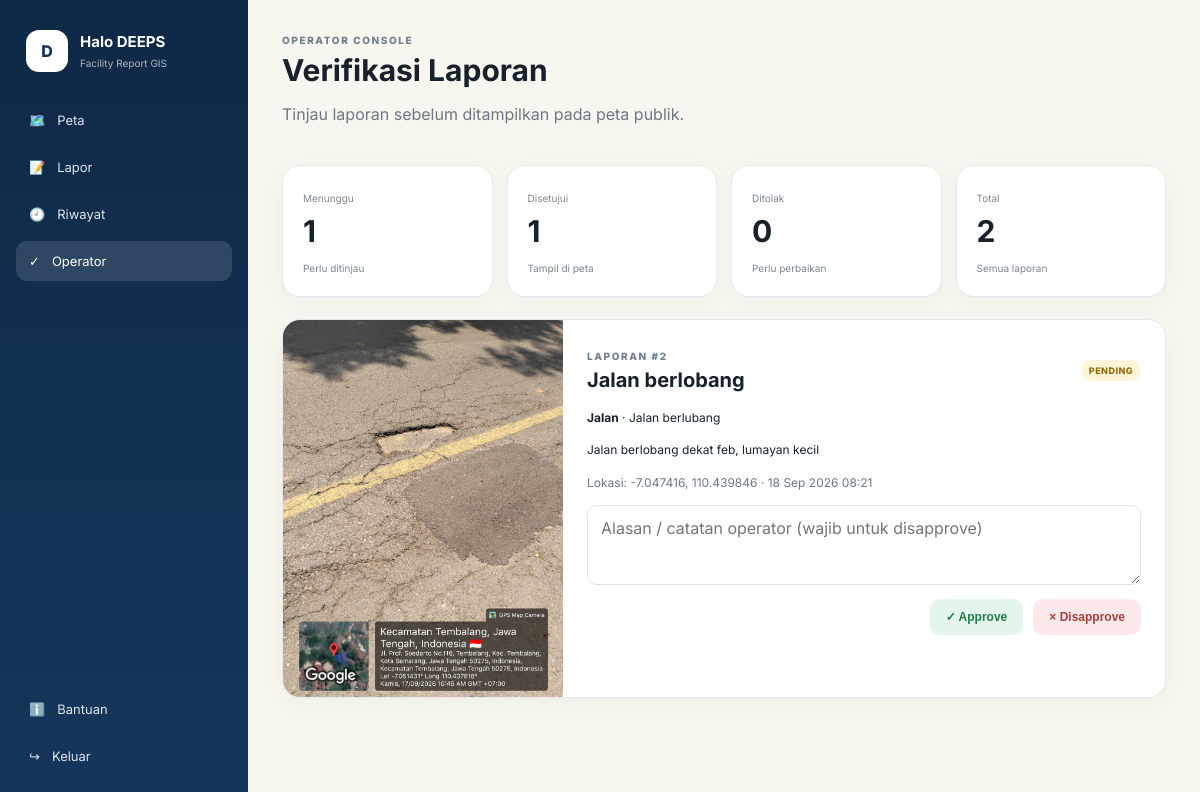
The app's page /operator (signed in) with its own data.
### app.py (models this page shows)
class Report(db.Model):
    id = db.Column(db.Integer, primary_key=True)
    title = db.Column(db.String(180), nullable=False)
    category = db.Column(db.String(50), nullable=False)
    damage_type = db.Column(db.String(120), nullable=False)
    description = db.Column(db.Text, nullable=False)
    latitude = db.Column(db.Float, nullable=False)
    longitude = db.Column(db.Float, nullable=False)
    photo = db.Column(db.String(255), nullable=True)
    status = db.Column(db.String(30), default="pending")  # pending/approved/disapproved
    operator_reason = db.Column(db.Text, nullable=True)
    created_at = db.Column(db.DateTime, default=datetime.utcnow)
    reviewed_at = db.Column(db.DateTime, nullable=True)
    user_id = db.Column(db.Integer, db.ForeignKey("user.id"), nullable=False)

### app.py (the view)
@app.route("/operator")
@operator_required
def operator_dashboard():
    pending = Report.query.filter_by(status="pending").order_by(Report.created_at.asc()).all()
    stats = {
        "pending": Report.query.filter_by(status="pending").count(),
        "approved": Report.query.filter_by(status="approved").count(),
        "disapproved": Report.query.filter_by(status="disapproved").count(),
        "total": Report.query.count(),
    }
    return render_template("operator.html", pending=pending, stats=stats)

### app.py (called while the page is built)
@login_manager.user_loader
def load_user(user_id):
    return db.session.get(User, int(user_id))

def operator_required(fn):
    @wraps(fn)
    @login_required
    def wrapper(*args, **kwargs):
        if current_user.role != "operator":
            flash("Halaman ini khusus operator.", "error")
            return redirect(url_for("map_page"))
        return fn(*args, **kwargs)
    return wrapper

@app.context_processor
def inject_globals():
    return {"categories": CATEGORIES}

### templates/operator.html
{% extends "base.html" %}{% block title %}Operator · Halo DEEPS{% endblock %}
{% block content %}
<div class="page-head"><div><div class="section-kicker">OPERATOR CONSOLE</div><h1>Verifikasi Laporan</h1><p class="muted">Tinjau laporan sebelum ditampilkan pada peta publik.</p></div></div>
<div class="stat-grid">
  <div class="stat-card"><span>Menunggu</span><strong>{{stats.pending}}</strong><small>Perlu ditinjau</small></div>
  <div class="stat-card"><span>Disetujui</span><strong>{{stats.approved}}</strong><small>Tampil di peta</small></div>
  <div class="stat-card"><span>Ditolak</span><strong>{{stats.disapproved}}</strong><small>Perlu perbaikan</small></div>
  <div class="stat-card"><span>Total</span><strong>{{stats.total}}</strong><small>Semua laporan</small></div>
</div>
<div class="operator-list">
{% for r in pending %}
<article class="review-card">
  <div class="review-media">{% if r.photo %}<img src="{{url_for('uploaded_file', filename=r.photo)}}" alt="Foto">{% else %}<div class="photo-empty">No photo</div>{% endif %}</div>
  <div class="review-content">
    <div class="row-between"><div><span class="section-kicker">LAPORAN #{{r.id}}</span><h2>{{r.title}}</h2></div><span class="badge pending">Pending</span></div>
    <p><strong>{{r.category}}</strong> · {{r.damage_type}}</p><p>{{r.description}}</p>
    <p class="muted">Lokasi: {{'%.6f'|format(r.latitude)}}, {{'%.6f'|format(r.longitude)}} · {{r.created_at.strftime('%d %b %Y %H:%M')}}</p>
    <form method="post" action="{{url_for('review_report', report_id=r.id)}}" class="review-form">
      <textarea name="reason" placeholder="Alasan / catatan operator (wajib untuk disapprove)"></textarea>
      <div class="review-actions"><button name="decision" value="approved" class="btn approve">✓ Approve</button><button name="decision" value="disapproved" class="btn reject">× Disapprove</button></div>
    </form>
  </div>
</article>
{% else %}<div class="empty-card">Semua laporan sudah ditinjau. Tidak ada antrean.</div>{% endfor %}
</div>
{% endblock %}

### static/style.css (style rules this page uses)
:root { --navy:#15365b;--navy2:#0e2946;--cream:#f7f7ef;--ink:#17212b;--muted:#6c7885;--line:#e6e9ed;--white:#fff;--red:#d95c5c;--green:#3aa76d;--yellow:#e6ad2e;--shadow:0 12px 35px rgba(20,43,68,.09) }
* { box-sizing:border-box }
body { margin:0;font-family:Inter,system-ui,sans-serif;background:var(--cream);color:var(--ink) }
.section-kicker { font-size:10px;font-weight:800;letter-spacing:.16em;color:#6f7f8f }
.muted { color:var(--muted) }
input,select,textarea { width:100%;border:1px solid #dfe4e9;border-radius:10px;padding:12px 13px;font:inherit;background:#fff;outline:none }
textarea { resize:vertical }
.btn { border:0;border-radius:10px;padding:11px 16px;font-weight:700;font-size:12px;cursor:pointer;display:inline-flex;align-items:center;justify-content:center;gap:8px }
.row-between { display:flex;justify-content:space-between;gap:15px;align-items:center }
.page-head { display:flex;justify-content:space-between;gap:20px;align-items:flex-end;margin-bottom:25px }
.page-head h1 { font-size:30px;margin:6px 0 }
.map-panel,.latest-panel,.form-card,.stat-card,.review-card,.empty-card { background:#fff;border:1px solid var(--line);border-radius:18px;box-shadow:0 6px 22px rgba(20,43,68,.04) }
.badge { font-size:9px;font-weight:800;text-transform:uppercase;letter-spacing:.05em;border-radius:99px;padding:5px 8px;display:inline-block }
.badge.pending { background:#fff4d7;color:#956b0d }
.stat-grid { display:grid;grid-template-columns:repeat(4,1fr);gap:14px;margin-bottom:22px }
.stat-card { padding:20px }
.stat-card span,.stat-card small { font-size:10px;color:#7d8790 }
.stat-card strong { display:block;font-size:30px;margin:7px 0 }
.operator-list { display:grid;gap:16px }
.review-card { display:grid;grid-template-columns:280px 1fr;overflow:hidden }
.review-media { min-height:280px;background:#eef1f3 }
.review-media img { width:100%;height:100%;object-fit:cover }
.review-content { padding:24px }
.review-content h2 { font-size:20px;margin:4px 0 }
.review-content p { font-size:12px;line-height:1.7 }
.review-form textarea { min-height:80px }
.review-actions { display:flex;justify-content:flex-end;gap:10px;margin-top:10px }
.approve { background:#e4f5eb;color:#237a4d }
.reject { background:#fde9e9;color:#a63f3f }

### records on screen
Report: photo (picture), id "2", title "Jalan berlobang", category "Jalan", damage_type "Jalan berlubang", description "Jalan berlobang dekat feb, lumayan kecil", latitude "-7.047416", longitude "110.439846", created_at "18 Sep 2026 08:21"

### other values on screen
{{ stats.pending }} "1"
{{ stats.approved }} "1"
{{ stats.disapproved }} "0"
{{ stats.total }} "2"
